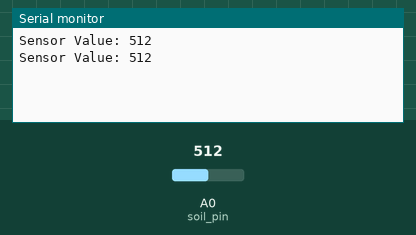
Simulated run of this sketch. Board: Arduino Uno, built with avr-gcc and run on an emulated ATmega328P. Parts: the last lines printed to the serial monitor. The inputs (shaded band) are chosen by the test bench; at power-on: A0 (soil_pin) = 512.

Above: at 1.8 s.
1.9 s: A0 (soil_pin) set to 716
At 2.8 s:
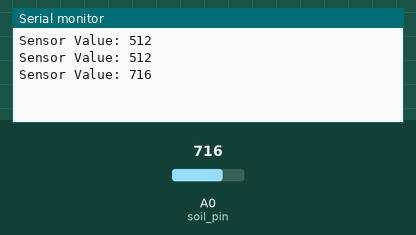
3.4 s: A0 (soil_pin) set to 900
At 4.8 s:
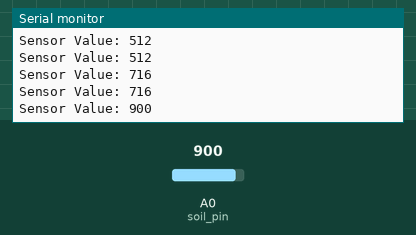
Timing chart, 0 to 6.4 s (numbered marks = the images above; inputs shaded):
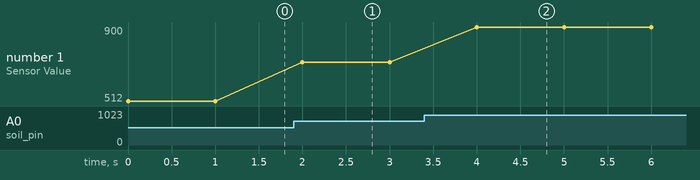

Measured:
- after the input at 1.9 s, the serial monitor: prints a new line after 0.10 s (image 1)
- after the input at 3.4 s, the serial monitor: prints a new line after 0.60 s (image 2)
- plotted number 1: 512 → 716 after the input at 1.9 s, 716 → 900 after the input at 3.4 s

The sketch:

soil_moisture.ino
```cpp
int soil_pin = A0;

void setup() {
  Serial.begin(9600);
}

void loop() {
  // Read the analog value from the sensor
  int sensorValue = analogRead(soil_pin);

  // Print the raw value to the serial monitor
  Serial.print("Sensor Value: ");
  Serial.println(sensorValue);

  delay(1000);
}
```
